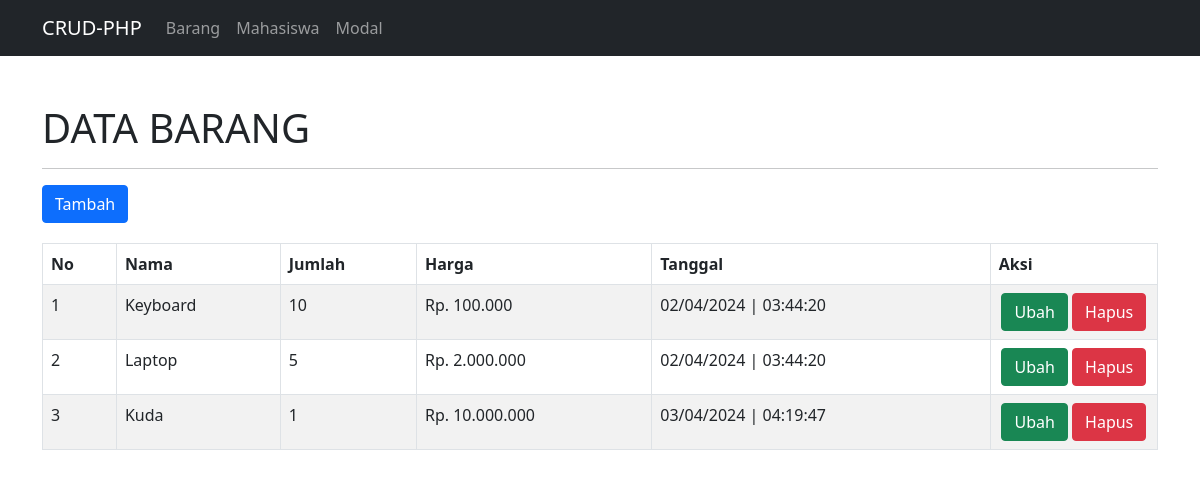
The page / on the database its author committed.
### tables this page shows
CREATE TABLE `barang` (
  `id_barang` int(11) NOT NULL,
  `nama` varchar(50) NOT NULL,
  `jumlah` varchar(50) NOT NULL,
  `harga` varchar(50) NOT NULL,
  `tanggal` timestamp NOT NULL DEFAULT current_timestamp() ON UPDATE current_timestamp()
);

### config/controller.php (called while the page is built, shortened)
<?php
function select($query)
{
    global $db;
    $result = mysqli_query($db, $query);
    $rows = [];
    while ($row = mysqli_fetch_assoc($result)) {
        $rows[] = $row;
    }
    return $rows;
}

### index.php (the view, shortened to what this page needs)
<?php
include 'layout/header.php';
$data_barang = select("SELECT * FROM barang ORDER BY id_barang ASC");
?>
<div class="container mt-5">
  <h1>DATA BARANG</h1>
  <hr>
  <a href="tambah-barang.php" class="btn btn-primary mb-1">Tambah</a>
  <table class="table table-bordered table-striped mt-3" id="table">
    <thead>
      <th>No</th>
      <th>Nama</th>
      <th>Jumlah</th>
      <th>Harga</th>
      <th>Tanggal</th>
      <th>Aksi</th>
    </thead>
    <tbody>
      <?php $no = 1; ?>
      <?php foreach ($data_barang as $barang): ?>
        <tr>
          <td>
            <?= $no++; ?>
          </td>
          <td>
            <?= $barang['nama']; ?>
          </td>
          <td>
            <?= $barang['jumlah']; ?>
          </td>
          <td>Rp.
            <?= number_format($barang['harga'], 0, ',', '.'); ?>
          </td>
          <td>
            <?= date('d/m/Y | H:i:s', strtotime($barang['tanggal'])); ?>
          </td>
          <td width="15%" class="text-center">
            <a href="ubah-barang.php?id_barang=<?= $barang['id_barang']; ?>" class="btn btn-success">Ubah</a>
            <a href="hapus-barang.php?id_barang=<?= $barang['id_barang']; ?>" class="btn btn-danger" onclick="return confirm('Yakin Data Barang Akan Dihapus.?');">Hapus</a>
          </td>
        </tr>
      <?php endforeach; ?>
    </tbody>
  </table>
</div>
<?php include 'layout/footer.php'; ?>

### rows shown on the page
barang: nama "Keyboard", jumlah "10", harga "100.000", tanggal "02/04/2024 | 03:44:20"
barang: nama "Laptop", jumlah "5", harga "2.000.000", tanggal "02/04/2024 | 03:44:20"
barang: nama "Kuda", jumlah "1", harga "10.000.000", tanggal "03/04/2024 | 04:19:47"
